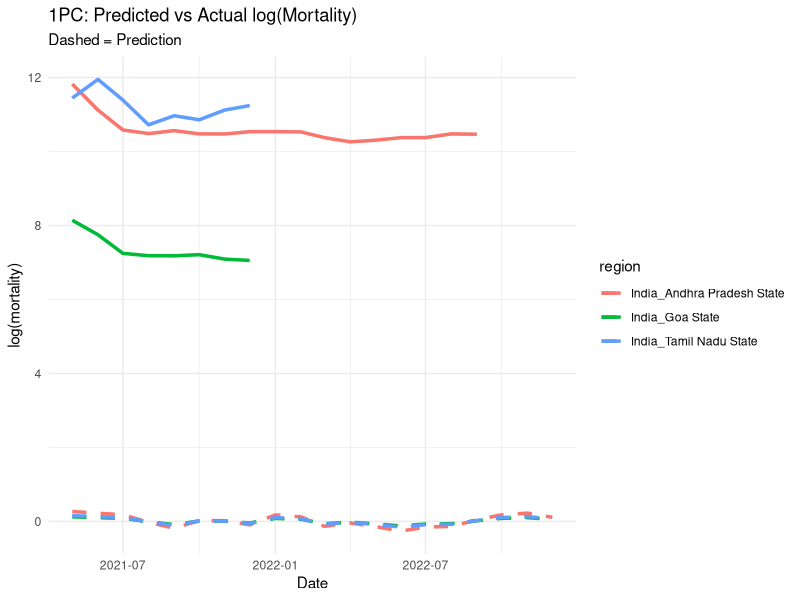
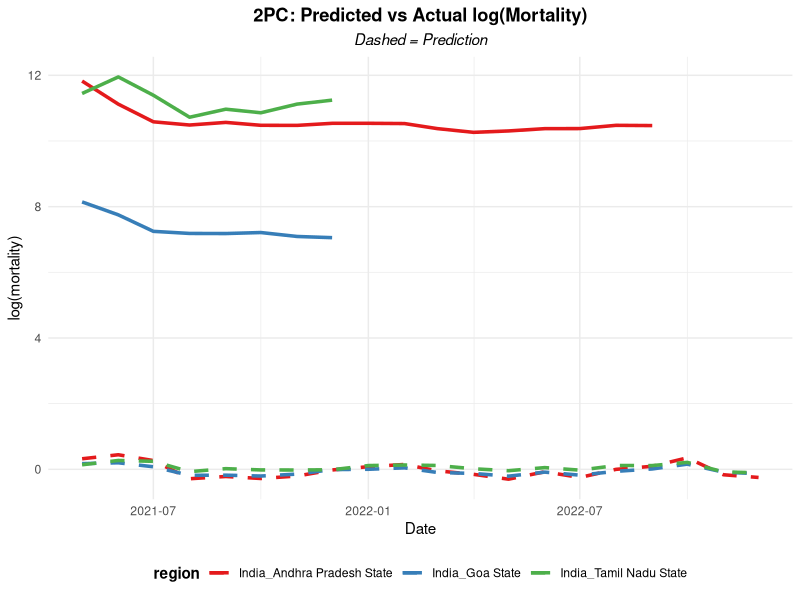
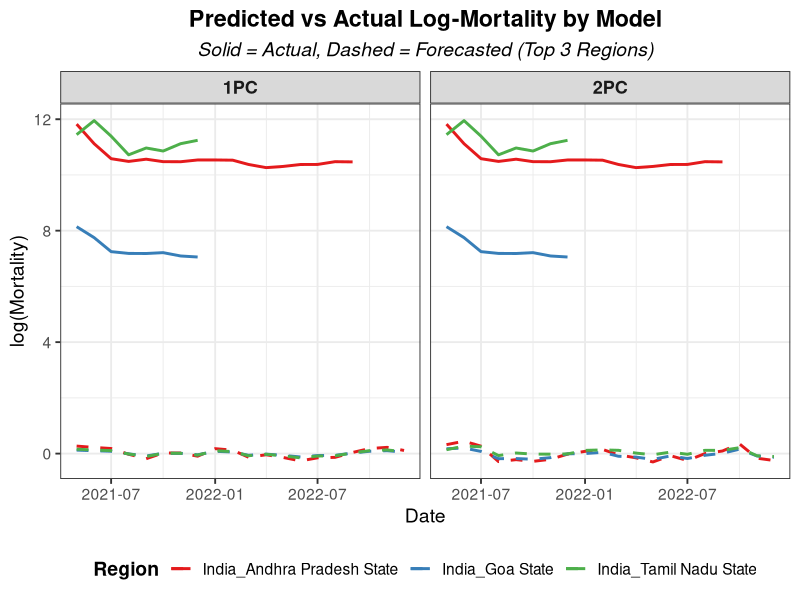

The R source for these figures, in order:
# ==== Load required libraries ====
library(data.table)
library(lubridate)
library(ggplot2)
library(dplyr)
library(reshape2)  

# ==== Load and preprocess mortality data ====
# import the csv document from text(base), and change the document path as needed
dat <- read.csv("local_mortality.csv") # for window system
#dat <- read.csv("~/Desktop/local_mortality.csv") # for Mac system
setDT(dat)
dat[, log_deaths := log(deaths + 1)] # Log-transform to stabilize variance
dat[, date := as.Date(paste(year, time, "01", sep = "-"))]
dat[, region_id := paste(country_name, local_unit_name, sep = "_")]

# ==== Reshape to matrix form ====
mortality_surface <- dcast(dat, date ~ region_id, value.var = "log_deaths", fun.aggregate = mean)
setDT(mortality_surface)
mort_mat <- as.matrix(mortality_surface[, -1, with = FALSE])
dim(mort_mat)
rownames(mort_mat) <- as.character(mortality_surface$date)

# ==== Filter valid date range ====
mortality_surface[, date := as.Date(date)]

mort_mat <- as.matrix(mortality_surface[, -1, with = FALSE])
rownames(mort_mat) <- as.character(mortality_surface$date)  
all_dates <- as.Date(rownames(mort_mat))                    

valid_indices <- which(!is.na(all_dates) & all_dates > as.Date("2000-01-01")) 
all_dates <- all_dates[valid_indices]
mort_mat <- mort_mat[valid_indices, , drop = FALSE]

# ==== Split into train/test ====
cutoff <- floor(0.8 * length(all_dates))
train_dates <- all_dates[1:cutoff]
test_dates <- all_dates[(cutoff + 1):length(all_dates)]

dim(mort_mat)      
length(train_dates)    
length(test_dates)     
range(train_dates)      
range(test_dates)     

mort_mat_train <- mort_mat[rownames(mort_mat) %in% as.character(train_dates), , drop = FALSE]
mort_mat_test  <- mort_mat[rownames(mort_mat) %in% as.character(test_dates),  , drop = FALSE]

# ==== Select valid regions ====
region_stats <- data.table(
  region = colnames(mort_mat_train),
  sd = apply(mort_mat_train, 2, sd, na.rm = TRUE),
  n_obs = apply(mort_mat_train, 2, function(x) sum(!is.na(x)))
)
valid_regions <- region_stats[sd > 0.05 & n_obs > 30, region]
length(valid_regions) 
mort_mat_train <- mort_mat_train[, valid_regions, drop = FALSE]
mort_mat_test <- mort_mat_test[, valid_regions, drop = FALSE]

# ==== Remove incomplete rows ====
valid_rows <- complete.cases(mort_mat_train)
mort_mat_train <- mort_mat_train[valid_rows, , drop = FALSE]

# ==== PCA ====
pca_fit <- prcomp(mort_mat_train, center = TRUE, scale. = FALSE)

# ==== OU Process simulation ====
simulate_ou <- function(beta_hist, theta, mu, sigma, h = 36, dt = 1) {
  beta_sim <- numeric(h)
  beta_sim[1] <- tail(beta_hist, 1)
  for (i in 2:h) {
    dW <- rnorm(1, mean = 0, sd = sqrt(dt))
    beta_sim[i] <- beta_sim[i - 1] + theta * (mu - beta_sim[i - 1]) * dt + sigma * dW
  }
  return(beta_sim)
}

# OU params
theta <- 0.3

# ==== 1PC MODEL ====
# Extract first PC from PCA
beta_train_1pc <- pca_fit$x[, 1]
phi_1pc <- pca_fit$rotation[, 1]
region_names <- rownames(pca_fit$rotation)

# Simulate future β(t) for 1PC
horizon_1pc <- nrow(mort_mat_test)
mu_1pc <- mean(beta_train_1pc)
sigma_1pc <- sd(beta_train_1pc)
beta_future_1pc <- simulate_ou(beta_train_1pc, theta, mu_1pc, sigma_1pc, h = horizon_1pc)

# === Verification ===
cat("Length of beta_future_1pc (should match test months):", length(beta_future_1pc), "\n")
cat("Mean used for simulation (mu_1pc):", round(mu_1pc, 4), "\n")
cat("SD used for simulation (sigma_1pc):", round(sigma_1pc, 4), "\n")

# Reconstruct using outer product
forecast_matrix_1pc <- outer(beta_future_1pc, phi_1pc)
colnames(forecast_matrix_1pc) <- region_names
rownames(forecast_matrix_1pc) <- rownames(mort_mat_test)

# Evaluate 1PC model
mse_1pc <- mean((forecast_matrix_1pc - mort_mat_test)^2, na.rm = TRUE)
rmse_1pc <- sqrt(mse_1pc)

cat("---- 1PC Model ----\n")
cat("MSE:", round(mse_1pc, 4), "\n")
cat("RMSE:", round(rmse_1pc, 4), "\n\n")


# ==== 2PC MODEL ====
# Extract first 2 PCs
beta_train_2pc <- pca_fit$x[, 1:2]
phi_2pc <- pca_fit$rotation[, 1:2]

# Simulate both PCs
horizon_2pc <- nrow(mort_mat_test)
mu1 <- mean(beta_train_2pc[, 1])
mu2 <- mean(beta_train_2pc[, 2])
sd1 <- sd(beta_train_2pc[, 1])
sd2 <- sd(beta_train_2pc[, 2])
beta1_future <- simulate_ou(beta_train_2pc[, 1], theta, mu1, sd1, h = horizon_2pc)
beta2_future <- simulate_ou(beta_train_2pc[, 2], theta, mu2, sd2, h = horizon_2pc)

# === Verification ===
cat("Length of beta1_future:", length(beta1_future), "\n")
cat("Length of beta2_future:", length(beta2_future), "\n")
cat("Mu1, SD1:", round(mu1, 4), round(sd1, 4), "\n")
cat("Mu2, SD2:", round(mu2, 4), round(sd2, 4), "\n")

# Combine both components
forecast_matrix_2pc <- outer(beta1_future, phi_2pc[, 1]) + outer(beta2_future, phi_2pc[, 2])
colnames(forecast_matrix_2pc) <- region_names
rownames(forecast_matrix_2pc) <- rownames(mort_mat_test)

# Evaluate 2PC model
mse_2pc <- mean((forecast_matrix_2pc - mort_mat_test)^2, na.rm = TRUE)
rmse_2pc <- sqrt(mse_2pc)

cat("---- 2PC Model ----\n")
cat("MSE:", round(mse_2pc, 4), "\n")
cat("RMSE:", round(rmse_2pc, 4), "\n\n")



# ==== Visualization ====
# Actual log mortality
actual_dt <- as.data.table(mort_mat_test)
actual_dt[, date := as.Date(rownames(mort_mat_test))]
actual_dt <- melt(actual_dt, id.vars = "date", variable.name = "region", value.name = "actual_log")

# Predictions (1PC)
pred_1pc_dt <- as.data.table(forecast_matrix_1pc)
pred_1pc_dt[, date := as.Date(rownames(forecast_matrix_1pc))]
pred_1pc_dt <- melt(pred_1pc_dt, id.vars = "date", variable.name = "region", value.name = "pred_log")
setDT(pred_1pc_dt)
pred_1pc_dt[, model := "1PC"]

# Predictions (2PC)
pred_2pc_dt <- as.data.table(forecast_matrix_2pc)
pred_2pc_dt[, date := as.Date(rownames(forecast_matrix_2pc))]
pred_2pc_dt <- melt(pred_2pc_dt, id.vars = "date", variable.name = "region", value.name = "pred_log")
setDT(pred_2pc_dt)
pred_2pc_dt[, model := "2PC"]

# Combine
pred_all_dt <- rbind(pred_1pc_dt, pred_2pc_dt)
merged_all <- merge(actual_dt, pred_all_dt, by = c("date", "region"))
merged_all

# === SELECT TOP REGIONS ===
top_regions <- names(sort(apply(mort_mat_test, 2, sd, na.rm = TRUE), decreasing = TRUE))[1:3]
plot_dt <- merged_all %>% filter(region %in% top_regions)


# === PLOT INDIVIDUALS ===

# 1PC
ggplot(plot_dt %>% filter(model == "1PC"), aes(x = date)) +
  geom_line(aes(y = actual_log, color = region), linewidth = 1.2) +
  geom_line(aes(y = pred_log, color = region), linetype = "dashed", linewidth = 1.2) +
  labs(
    title = "1PC: Predicted vs Actual log(Mortality)",
    subtitle = "Dashed = Prediction",
    y = "log(mortality)", x = "Date"
  ) +
  theme_minimal()


# 2PC
ggplot(plot_dt %>% filter(model == "2PC"), aes(x = date)) +
  geom_line(aes(y = actual_log, color = region), linewidth = 1.2) +
  geom_line(aes(y = pred_log, color = region), linetype = "dashed", linewidth = 1.2) +
  labs(
    title = "2PC: Predicted vs Actual log(Mortality)",
    subtitle = "Dashed = Prediction",
    y = "log(mortality)",
    x = "Date"
  ) +
  theme_minimal() +
  scale_color_brewer(palette = "Set1") +
  theme(
    plot.title = element_text(face = "bold", hjust = 0.5),
    plot.subtitle = element_text(face = "italic", hjust = 0.5),
    legend.position = "bottom",
    legend.title = element_text(face = "bold")
  )

# === COMBINED FACET PLOT ===
ggplot(plot_dt, aes(x = date, group = region, color = region)) +
  # Actual log mortality: solid line
  geom_line(aes(y = actual_log), linewidth = 1) +
  
  # Predicted log mortality: dashed line
  geom_line(aes(y = pred_log), linetype = "dashed", linewidth = 1) +
  
  # Facet by model
  facet_wrap(~model, ncol = 2) +
  
  # Labels and theme
  labs(
    title = "Predicted vs Actual Log-Mortality by Model",
    subtitle = "Solid = Actual, Dashed = Forecasted (Top 3 Regions)",
    x = "Date",
    y = "log(Mortality)",
    color = "Region"
  ) +
  scale_color_brewer(palette = "Set1") +
  theme_bw(base_size = 14) +
  theme(
    plot.title = element_text(face = "bold", hjust = 0.5),
    plot.subtitle = element_text(face = "italic", hjust = 0.5),
    legend.position = "bottom",
    legend.title = element_text(face = "bold"),
    strip.text = element_text(face = "bold", size = 13)
  )

